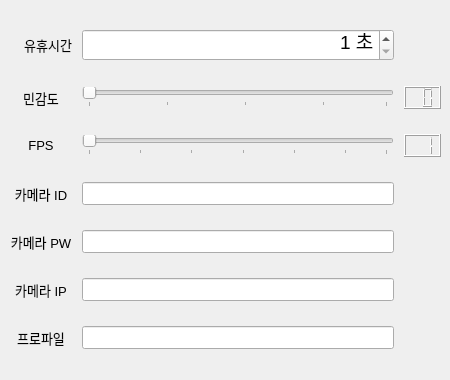
<?xml version="1.0" encoding="UTF-8"?>
<ui version="4.0">
 <class>Dialog</class>
 <widget class="QDialog" name="Dialog">
  <property name="enabled">
   <bool>true</bool>
  </property>
  <property name="geometry">
   <rect>
    <x>0</x>
    <y>0</y>
    <width>450</width>
    <height>380</height>
   </rect>
  </property>
  <property name="minimumSize">
   <size>
    <width>450</width>
    <height>380</height>
   </size>
  </property>
  <property name="maximumSize">
   <size>
    <width>450</width>
    <height>380</height>
   </size>
  </property>
  <property name="windowTitle">
   <string>옵션 설정</string>
  </property>
  <property name="windowIcon">
   <iconset>
    <normaloff>res/icon/settings.png</normaloff>res/icon/settings.png</iconset>
  </property>
  <property name="sizeGripEnabled">
   <bool>false</bool>
  </property>
  <property name="modal">
   <bool>true</bool>
  </property>
  <widget class="QWidget" name="gridLayoutWidget">
   <property name="geometry">
    <rect>
     <x>10</x>
     <y>10</y>
     <width>431</width>
     <height>361</height>
    </rect>
   </property>
   <layout class="QGridLayout" name="gridLayout">
    <property name="horizontalSpacing">
     <number>10</number>
    </property>
    <item row="1" column="3">
     <widget class="QLCDNumber" name="thresholdLCD">
      <property name="digitCount">
       <number>2</number>
      </property>
     </widget>
    </item>
    <item row="6" column="0">
     <widget class="QLabel" name="label_7">
      <property name="font">
       <font>
        <pointsize>10</pointsize>
       </font>
      </property>
      <property name="layoutDirection">
       <enum>Qt::RightToLeft</enum>
      </property>
      <property name="text">
       <string>프로파일</string>
      </property>
      <property name="textFormat">
       <enum>Qt::AutoText</enum>
      </property>
      <property name="scaledContents">
       <bool>false</bool>
      </property>
      <property name="alignment">
       <set>Qt::AlignCenter</set>
      </property>
     </widget>
    </item>
    <item row="4" column="0">
     <widget class="QLabel" name="label_5">
      <property name="font">
       <font>
        <pointsize>10</pointsize>
       </font>
      </property>
      <property name="layoutDirection">
       <enum>Qt::RightToLeft</enum>
      </property>
      <property name="text">
       <string>카메라 PW</string>
      </property>
      <property name="textFormat">
       <enum>Qt::AutoText</enum>
      </property>
      <property name="scaledContents">
       <bool>false</bool>
      </property>
      <property name="alignment">
       <set>Qt::AlignCenter</set>
      </property>
     </widget>
    </item>
    <item row="4" column="2">
     <widget class="QLineEdit" name="cameraPW">
      <property name="font">
       <font>
        <family>Arial</family>
        <pointsize>10</pointsize>
       </font>
      </property>
     </widget>
    </item>
    <item row="3" column="2">
     <widget class="QLineEdit" name="cameraID">
      <property name="font">
       <font>
        <family>Arial</family>
        <pointsize>10</pointsize>
       </font>
      </property>
     </widget>
    </item>
    <item row="5" column="0">
     <widget class="QLabel" name="label_6">
      <property name="font">
       <font>
        <pointsize>10</pointsize>
       </font>
      </property>
      <property name="layoutDirection">
       <enum>Qt::RightToLeft</enum>
      </property>
      <property name="text">
       <string>카메라 IP</string>
      </property>
      <property name="textFormat">
       <enum>Qt::AutoText</enum>
      </property>
      <property name="scaledContents">
       <bool>false</bool>
      </property>
      <property name="alignment">
       <set>Qt::AlignCenter</set>
      </property>
     </widget>
    </item>
    <item row="5" column="2">
     <widget class="QLineEdit" name="cameraIP">
      <property name="font">
       <font>
        <family>Arial</family>
        <pointsize>10</pointsize>
       </font>
      </property>
     </widget>
    </item>
    <item row="1" column="0">
     <widget class="QLabel" name="label_2">
      <property name="font">
       <font>
        <pointsize>10</pointsize>
       </font>
      </property>
      <property name="layoutDirection">
       <enum>Qt::LeftToRight</enum>
      </property>
      <property name="text">
       <string>민감도</string>
      </property>
      <property name="textFormat">
       <enum>Qt::AutoText</enum>
      </property>
      <property name="alignment">
       <set>Qt::AlignCenter</set>
      </property>
     </widget>
    </item>
    <item row="0" column="0">
     <widget class="QLabel" name="label">
      <property name="font">
       <font>
        <pointsize>10</pointsize>
       </font>
      </property>
      <property name="text">
       <string>유휴시간</string>
      </property>
      <property name="alignment">
       <set>Qt::AlignRight|Qt::AlignTrailing|Qt::AlignVCenter</set>
      </property>
     </widget>
    </item>
    <item row="1" column="2">
     <widget class="QSlider" name="thresholdSlider">
      <property name="minimum">
       <number>1</number>
      </property>
      <property name="maximum">
       <number>20</number>
      </property>
      <property name="singleStep">
       <number>1</number>
      </property>
      <property name="pageStep">
       <number>1</number>
      </property>
      <property name="sliderPosition">
       <number>1</number>
      </property>
      <property name="tracking">
       <bool>false</bool>
      </property>
      <property name="orientation">
       <enum>Qt::Horizontal</enum>
      </property>
      <property name="tickPosition">
       <enum>QSlider::TicksBelow</enum>
      </property>
      <property name="tickInterval">
       <number>5</number>
      </property>
     </widget>
    </item>
    <item row="2" column="3">
     <widget class="QLCDNumber" name="fpsLCD">
      <property name="digitCount">
       <number>2</number>
      </property>
      <property name="value" stdset="0">
       <double>1.000000000000000</double>
      </property>
     </widget>
    </item>
    <item row="2" column="0">
     <widget class="QLabel" name="label_3">
      <property name="font">
       <font>
        <pointsize>10</pointsize>
       </font>
      </property>
      <property name="layoutDirection">
       <enum>Qt::LeftToRight</enum>
      </property>
      <property name="text">
       <string>FPS</string>
      </property>
      <property name="textFormat">
       <enum>Qt::AutoText</enum>
      </property>
      <property name="alignment">
       <set>Qt::AlignCenter</set>
      </property>
     </widget>
    </item>
    <item row="2" column="2">
     <widget class="QSlider" name="fpsSlider">
      <property name="minimum">
       <number>1</number>
      </property>
      <property name="maximum">
       <number>30</number>
      </property>
      <property name="singleStep">
       <number>1</number>
      </property>
      <property name="pageStep">
       <number>1</number>
      </property>
      <property name="tracking">
       <bool>false</bool>
      </property>
      <property name="orientation">
       <enum>Qt::Horizontal</enum>
      </property>
      <property name="tickPosition">
       <enum>QSlider::TicksBelow</enum>
      </property>
      <property name="tickInterval">
       <number>5</number>
      </property>
     </widget>
    </item>
    <item row="3" column="0">
     <widget class="QLabel" name="label_4">
      <property name="font">
       <font>
        <pointsize>10</pointsize>
       </font>
      </property>
      <property name="layoutDirection">
       <enum>Qt::RightToLeft</enum>
      </property>
      <property name="text">
       <string>카메라 ID</string>
      </property>
      <property name="textFormat">
       <enum>Qt::AutoText</enum>
      </property>
      <property name="scaledContents">
       <bool>false</bool>
      </property>
      <property name="alignment">
       <set>Qt::AlignCenter</set>
      </property>
     </widget>
    </item>
    <item row="6" column="2">
     <widget class="QLineEdit" name="cameraProfile">
      <property name="font">
       <font>
        <family>Arial</family>
        <pointsize>10</pointsize>
       </font>
      </property>
     </widget>
    </item>
    <item row="0" column="2">
     <widget class="QSpinBox" name="idleTimeSpinBox">
      <property name="font">
       <font>
        <family>Arial</family>
        <pointsize>14</pointsize>
       </font>
      </property>
      <property name="alignment">
       <set>Qt::AlignRight|Qt::AlignTrailing|Qt::AlignVCenter</set>
      </property>
      <property name="suffix">
       <string> 초</string>
      </property>
      <property name="minimum">
       <number>1</number>
      </property>
      <property name="value">
       <number>1</number>
      </property>
     </widget>
    </item>
   </layout>
  </widget>
 </widget>
 <resources/>
 <connections/>
</ui>
